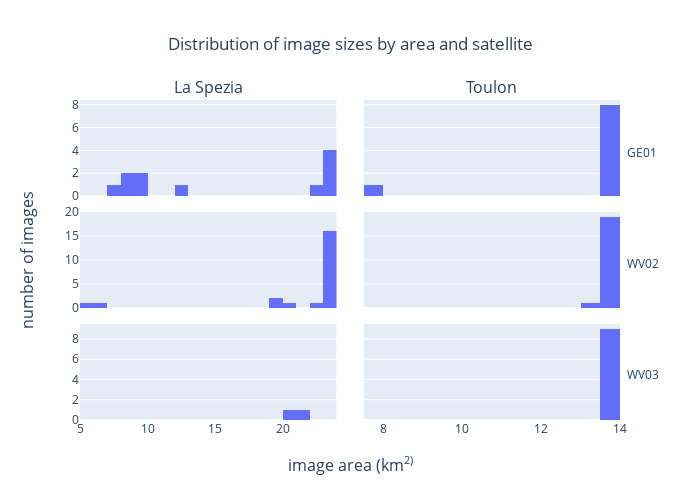

Source (notebook cell):
### Markdown cell above
## Image sizes (m²)
Name of figure: `image-sizes-distribution`

### Code cell
rows, cols = 3, 2
fig = plotly.subplots.make_subplots(rows=rows, cols=cols,
                                    subplot_titles=('La Spezia', 
                                                    'Toulon'),
                                    shared_yaxes=True,
                                    shared_xaxes=True,
                                    x_title='image area (km<sup>2)',
                                    y_title='number of images',
                                    vertical_spacing=0.05, 
                                    horizontal_spacing=0.05)

for i, sensor in enumerate(['GE01', 'WV02', 'WV03_VNIR']):
    for j, area in enumerate(['La_Spezia', 'Toulon']):
        m2 = meta[(meta['area_name'] == area) & (meta['sensorVehicle'] == sensor)].area
        km2 = m2 / 10**6
        fig.add_histogram(x=km2,  
                          nbinsx=20,
                          marker=dict(color=px.colors.qualitative.Plotly[0]),
                          bingroup=j,
                          showlegend=False,
                          row=i+1, col=j+1)
    if sensor == 'WV03_VNIR':
        sensor = 'WV03'
    fig.add_annotation(text=sensor, 
                       x=1.01, y=0.11+(rows-i-1)*0.38,
                       xref='paper', yref='paper',
                       xanchor='left',
                       showarrow=False) 
fig.update_layout(autosize=True,
                  title='Distribution of image sizes by area and satellite', title_x=0.5,
                  width=700, height=500
                 )
fig.show()

### Figure 1 — Plotly figure (JSON) as saved in the notebook; plotly's stock layout.template omitted (floating-point values rounded to 4 significant figures)
{"data": [{"bingroup": "0", "marker": {"color": "#636EFA"}, "nbinsx": 20, "showlegend": false, "type": "histogram", "x": [22.15, 23.52, 23.52, 7.88, 8.641, 9.574, 8.501, 9.376, 12.92, 23.54, 23.49], "xaxis": "x", "yaxis": "y"}, {"bingroup": "1", "marker": {"color": "#636EFA"}, "nbinsx": 20, "showlegend": false, "type": "histogram", "x": [13.72, 13.72, 13.73, 13.72, 7.711, 13.73, 13.72, 13.73, 13.73], "xaxis": "x2", "yaxis": "y2"}, {"bingroup": "0", "marker": {"color": "#636EFA"}, "nbinsx": 20, "showlegend": false, "type": "histogram", "x": [23.52, 6.612, 5.229, 23.52, 23.52, 23.52, 22.52, 23.52, 23.52, 23.52, 23.52, 23.52, 23.53, 23.52, 23.52, 23.52, 19.64, 20.85, 23.52, 23.52, 23.52, 19.29], "xaxis": "x3", "yaxis": "y3"}, {"bingroup": "1", "marker": {"color": "#636EFA"}, "nbinsx": 20, "showlegend": false, "type": "histogram", "x": [13.72, 13.72, 13.73, 13.72, 13.72, 13.72, 13.72, 13.72, 13.72, 13.72, 13.72, 13.17, 13.72, 13.72, 13.73, 13.72, 13.72, 13.72, 13.72, 13.72], "xaxis": "x4", "yaxis": "y4"}, {"bingroup": "0", "marker": {"color": "#636EFA"}, "nbinsx": 20, "showlegend": false, "type": "histogram", "x": [21.57, 20.42], "xaxis": "x5", "yaxis": "y5"}, {"bingroup": "1", "marker": {"color": "#636EFA"}, "nbinsx": 20, "showlegend": false, "type": "histogram", "x": [13.73, 13.73, 13.72, 13.73, 13.73, 13.73, 13.73, 13.73, 13.73], "xaxis": "x6", "yaxis": "y6"}], "layout": {"annotations": [{"font": {"size": 16}, "showarrow": false, "text": "La Spezia", "x": 0.2375, "xanchor": "center", "xref": "paper", "y": 1, "yanchor": "bottom", "yref": "paper"}, {"font": {"size": 16}, "showarrow": false, "text": "Toulon", "x": 0.7625, "xanchor": "center", "xref": "paper", "y": 1, "yanchor": "bottom", "yref": "paper"}, {"font": {"size": 16}, "showarrow": false, "text": "image area (km<sup>2)", "x": 0.5, "xanchor": "center", "xref": "paper", "y": 0, "yanchor": "top", "yref": "paper", "yshift": -30}, {"font": {"size": 16}, "showarrow": false, "text": "number of images", "textangle": -90, "x": 0, "xanchor": "right", "xref": "paper", "xshift": -40, "y": 0.5, "yanchor": "middle", "yref": "paper"}, {"showarrow": false, "text": "GE01", "x": 1.01, "xanchor": "left", "xref": "paper", "y": 0.87, "yref": "paper"}, {"showarrow": false, "text": "WV02", "x": 1.01, "xanchor": "left", "xref": "paper", "y": 0.49, "yref": "paper"}, {"showarrow": false, "text": "WV03", "x": 1.01, "xanchor": "left", "xref": "paper", "y": 0.11, "yref": "paper"}], "autosize": true, "height": 500, "title": {"text": "Distribution of image sizes by area and satellite", "x": 0.5}, "width": 700, "xaxis": {"anchor": "y", "domain": [0, 0.475], "matches": "x5", "showticklabels": false}, "xaxis2": {"anchor": "y2", "domain": [0.525, 1], "matches": "x6", "showticklabels": false}, "xaxis3": {"anchor": "y3", "domain": [0, 0.475], "matches": "x5", "showticklabels": false}, "xaxis4": {"anchor": "y4", "domain": [0.525, 1], "matches": "x6", "showticklabels": false}, "xaxis5": {"anchor": "y5", "domain": [0, 0.475]}, "xaxis6": {"anchor": "y6", "domain": [0.525, 1]}, "yaxis": {"anchor": "x", "domain": [0.7, 1]}, "yaxis2": {"anchor": "x2", "domain": [0.7, 1], "matches": "y", "showticklabels": false}, "yaxis3": {"anchor": "x3", "domain": [0.35, 0.65]}, "yaxis4": {"anchor": "x4", "domain": [0.35, 0.65], "matches": "y3", "showticklabels": false}, "yaxis5": {"anchor": "x5", "domain": [0, 0.3]}, "yaxis6": {"anchor": "x6", "domain": [0, 0.3], "matches": "y5", "showticklabels": false}}}
